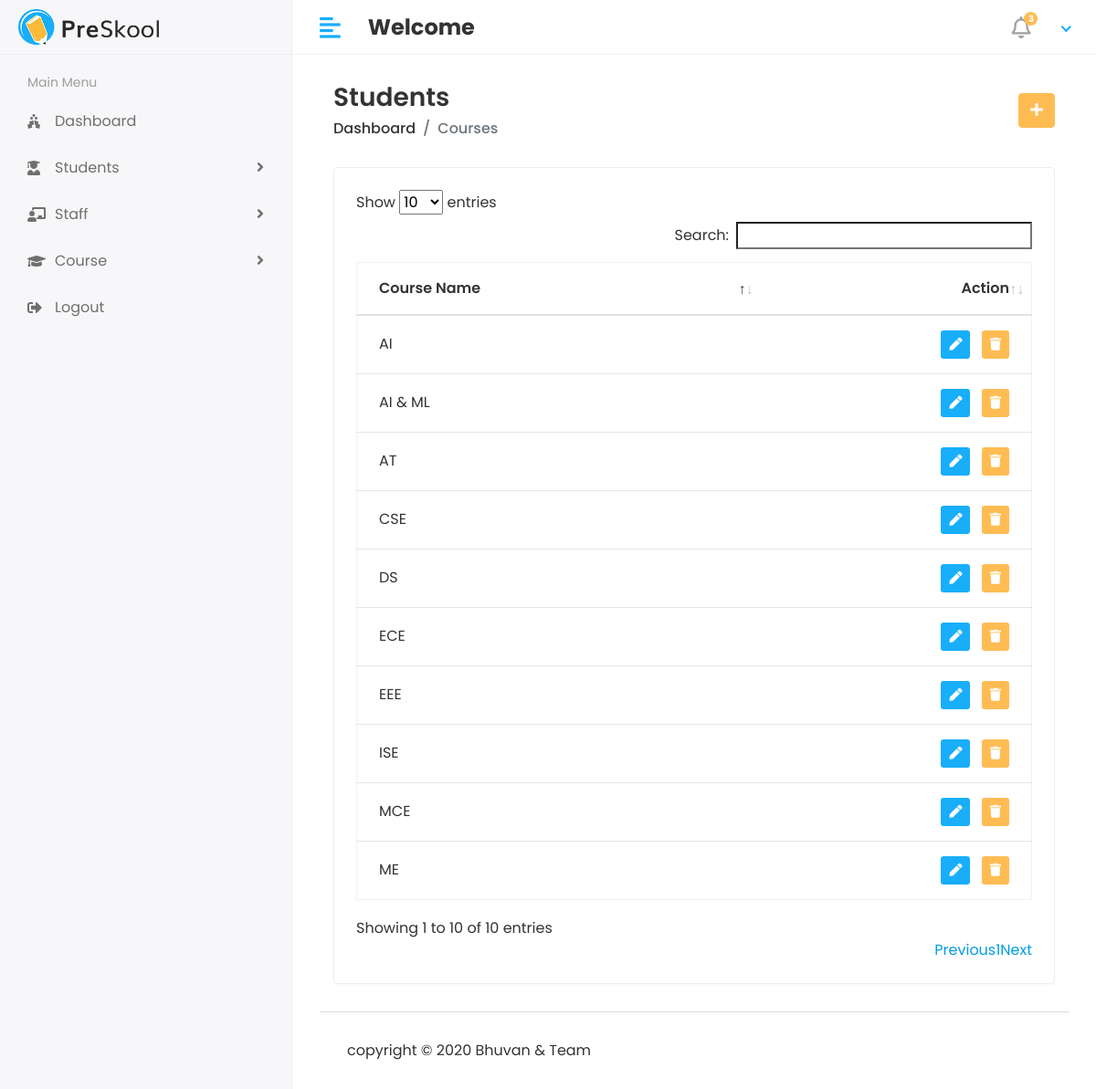
The app's page /Hod/course/view with its own data.
### app/models.py (models this page shows, shortened)
class Course(models.Model):
    name = models.CharField(max_length=100)
    created_at = models.DateTimeField(auto_now_add=True)
    updated_at = models.DateTimeField(auto_now_add=True)

### sms/hod_views.py (the view)
# urls.py: path('Hod/course/view', hod_views.VIEW_COURSE, name='view_course'),
def VIEW_COURSE(request):
    course = Course.objects.all()
    context = {
        'course': course,
    }
    return render(request, 'hod/view_course.html', context)

### templates/hod/view_course.html (shortened to what this page needs)
{% extends 'base.html' %} {% block content %}
<div class="content container-fluid">
  <div class="page-header">
    <div class="row align-items-center">
      <div class="col">
        <h3 class="page-title">Students</h3>
        <ul class="breadcrumb">
          <li class="breadcrumb-item">
            <a href="{% url 'Hod_home'%}">Dashboard</a>
          </li>
          <li class="breadcrumb-item active">Courses</li>
        </ul>
      </div>
      <div class="col-auto text-right float-right ml-auto">
        <a href="{% url 'add_course' %}" class="btn btn-primary"
          ><i class="fas fa-plus"></i
        ></a>
      </div>
    </div>
  </div>
  <div class="row">
    <div class="col-sm-12">
      <div class="card card-table">
        <div class="card-body">
          <div class="table-responsive">
            <table id="table_id" class="table table-hover table-center mb-0">
              <thead>
                <tr>
                  <th>Course Name</th>
                  <th class="text-right">Action</th>
                </tr>
              </thead>
              <tbody>
                {% for i in course %}
                <tr>
                  <td>{{i.name}}</td>
                  <td class="text-right">
                    <div class="actions">
                      <a
                        href="{% url 'edit_course' i.id %}"
                        class="btn btn-sm bg-success-light mr-2"
                      >
                        <i class="fas fa-pen"></i>
                      </a>
                      <a
                        href="{% url 'delete_course' i.id %}"
                        class="btn btn-sm bg-danger-light"
                      >
                        <i class="fas fa-trash"></i>
                      </a>
                    </div>
                  </td>
                </tr>
                {% endfor %}
              </tbody>
            </table>
          </div>
        </div>
      </div>
    </div>
  </div>
</div>
{% endblock %}

### static/assets/css/style.css (style rules this page uses)
html { height: 100%; }
body { background-color: #fff; color: #333; font-family: 'Poppins', sans-serif; font-size: 1rem; height: 100%; line-height: 1.5; overflow-x: hidden; }
h1, h2, h3, h4, h5, h6 { font-family: 'Poppins', sans-serif; margin-top: 0; }
a { color: #009ce7; }
input, button, a { transition: all 0.4s ease; -moz-transition: all 0.4s ease; -o-transition: all 0.4s ease; -ms-transition: all 0.4s ease; -webkit-transition: all 0.4s ease; }
ul, ol { padding: 0px; list-style: none; }
.table { color: #333; max-width: 100%; margin-bottom: 0; width: 100%; }
.table.dataTable { border-collapse: collapse !important; border: 1px solid rgba(0, 0, 0, 0.05); }
.table thead tr th { font-weight: 600; }
.table tbody tr { border-bottom: 1px solid rgba(0, 0, 0, 0.05); }
.table.table-center td, .table.table-center th { vertical-align: middle; }
.card-table .card-body .table > thead > tr > th { border-top: 0; }
.card-table .card-body .table tr td:first-child, .card-table .card-body .table tr th:first-child { padding-left: 1.5rem; }
.card-table .card-body .table tr td:last-child, .card-table .card-body .table tr th:last-child { padding-right: 1.5rem; }
.card-table .table td, .card-table .table th { border-top: 1px solid #e2e5e8; padding: 1rem 0.75rem; white-space: nowrap; }
.btn-primary { background-color: #FFBC53; border: 1px solid #FFBC53; }
.card { border: 1px solid #ececf5; box-shadow: 0 1px 3px 0 rgba(0, 0, 0, 0.03); margin-bottom: 1.875rem; }
.card-body { padding: 1.5rem; }
.bg-danger-light { background-color:#FFBC53 !important; color:#fff !important; }
.bg-success-light { background-color: #18aefa; color: #fff; }
.page-header { margin-bottom: 1.875rem; }
.page-header .breadcrumb { background-color: transparent; color: #6c757d; font-size: 1rem; font-weight: 500; margin-bottom: 0; padding: 0; }
.page-header .breadcrumb a { color: #333; }
.page-title { font-size: 28px; font-weight: 600; color: #333; margin-bottom: 5px; }

### records on screen
Course: name "CSE"
Course: name "ISE"
Course: name "EEE"
Course: name "ECE"
Course: name "ME"
Course: name "AT"
Course: name "AI"
Course: name "AI & ML"
Course: name "DS"
Course: name "MCE"
